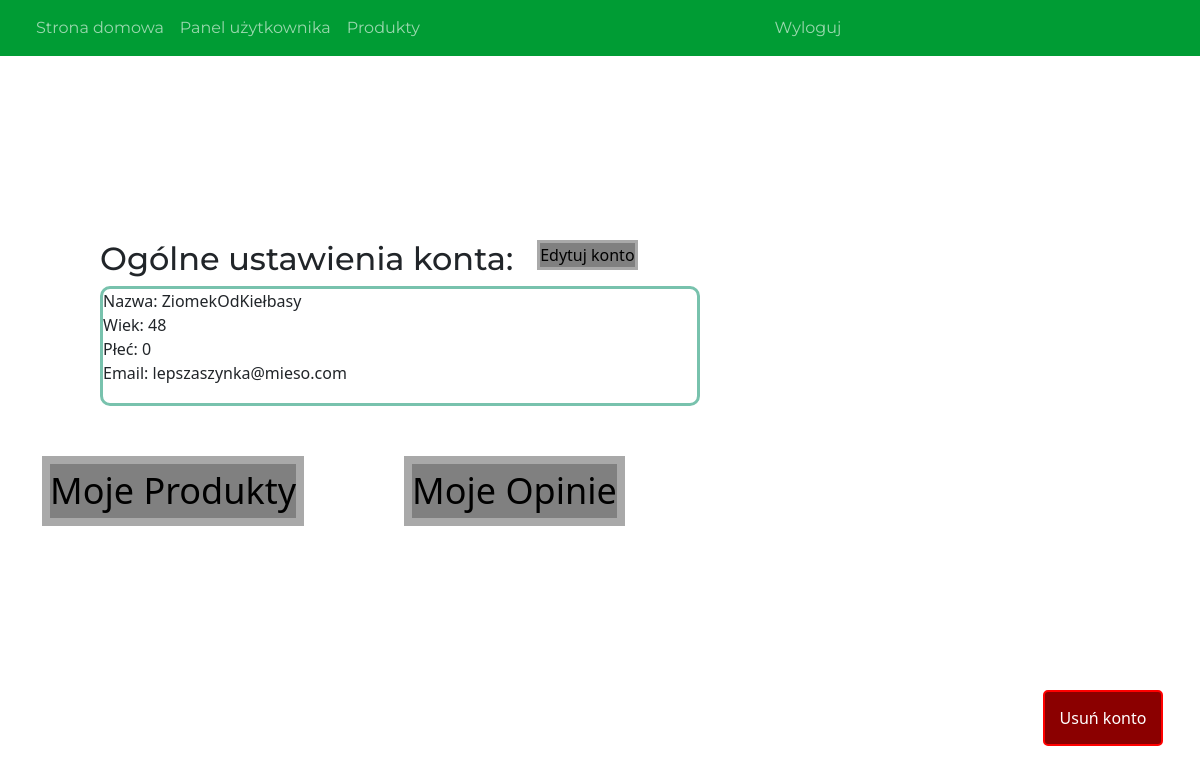
The app's page /user_panel (signed in) with its own data.
### main.py (models this page shows, shortened)
class User(UserMixin, db.Model):
    id = db.Column(db.Integer, primary_key=True)
    nickname = db.Column(db.String(NICKNAME_LENGTH_MAX))
    email = db.Column(db.String(EMAIL_LENGTH_MAX))
    password = db.Column(db.String(PASSWORD_LENGTH_MAX))
    age = db.Column(db.Integer)
    sex = db.Column(db.String(1))
    is_admin = db.Column(db.Integer)    #admin = 1, user = 0

### main.py (the view)
@app.route('/user_panel')
@login_required
def account():
    baza=[]
    user = User.query.filter(User.id == current_user.id).first()
    baza.append((user.nickname,user.age,user.sex,user.email))
    return render_template('user_panel.html',baza=baza)

### main.py (called while the page is built)
@login_manager.user_loader
def load_user(user_id):
    return User.query.get(int(user_id))

### templates/user_panel.html (shortened to what this page needs)
{% extends "layout.html" %}
{% block content %}
<div>
	<div class="ramka4">
	<div class="row">
		<div class="col-md-auto"><h2>Ogólne ustawienia konta:</h2></div>
		<div class="col"><form  action="/edit_account" method="post">
					<input class="edit_account" type="submit" value="Edytuj konto">
				</form>
				</div>
	</div>
		{% for record in baza %}
		<div class="ramka4form">
				Nazwa: {{record[0]}}<br/>
				Wiek: {{record[1]}}<br/>
				Płeć: {{record[2]}}<br/>
				Email: {{record[3]}}<br/>
			</div>
			{% endfor %}
	</div>
		<div class="contenerbutton">
			<div class="box">
			<form  action="/fav_products" method="post">
				<input class="fav_products" type="submit" value="Moje Produkty">
			</form>
			</div>
			<div class="box">
			<form  action="/opinions" method="post">
				<input class="opinions" type="submit" value="Moje Opinie">
			</form>
			</div>
		</div>
			<form  action="/delete_account" method="post">
				<input class="deletee edit" type="submit" value="Usuń konto">
			</form>
</div>
{% endblock content %}

### templates/user_panel.html (style rules this page uses)
* { margin:0; border: 0; padding: 0; }
.ramka4 { position: fixed; top: 30%; left: 100px; height: 60vh; width: 60vw; }
.ramka4form { width: 50vw; height: 15vh; border-radius: 10px; margin-bottom: 2vh; border: solid 3px #78c2ad; margin-bottom: 2vh; }
.accept,.deny,.edit { border-radius: 5px; float: left; width: 2vw; border: solid 2px #78c2ad; }
.deletee { width: 10%; height: 7vh; background: darkred; position: fixed; right: 37px; bottom: 54px; color: white; border: solid 2px red; }
.fav_products { background: grey; color: black; border: solid 8px darkgray; }
.opinions { background: grey; color: black; border: solid 8px darkgray; }
.edit_account { background: grey; color: black; border: solid 3px darkgray; }
.contenerbutton { width: 100%; margin-top: 50px; display: flex; }
.box { font-size: 36px; font-weight: bold; font-style: normal; font-stretch: normal; letter-spacing: 0.18px; text-align: center; display: flex; justify-content: center; align-items: center; text-decoration: none; padding-top: 350px; padding-right: 100px; }

### records on screen
User: nickname "ZiomekOdKiełbasy", age "48", sex "0", email "lepszaszynka@mieso.com"
